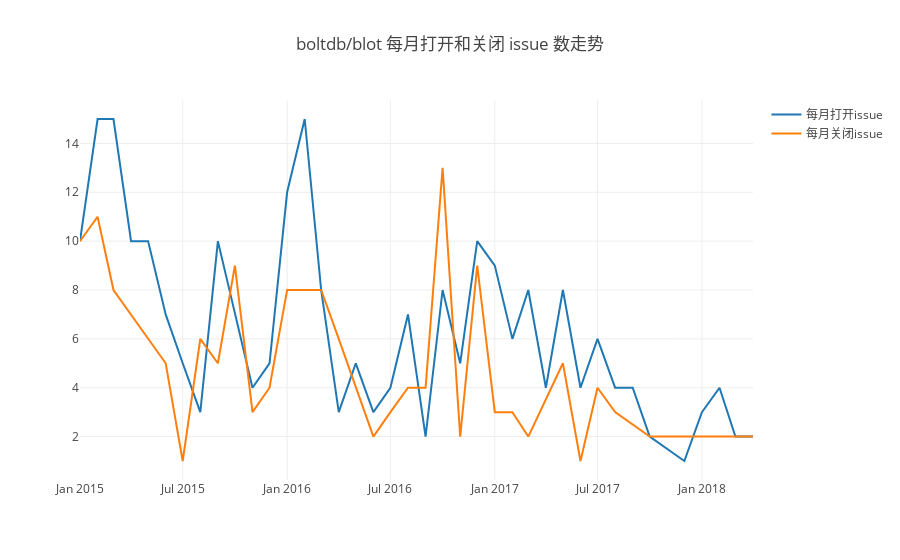

Notebook code for this chart:
### Code cell
console.log("任务2");
Promise.all(
    years.map(year => {
        return query(`
        select toYear(created_at)*100+toMonth(created_at) as yearmonth, action, count(1) as cnt
        from github_log.year${year}
        where repo_id=${repo_id} and type in ('IssuesEvent') and action in ('opened','closed')
        group by (yearmonth,action)
        order by yearmonth
        `);
    })
).then(data => {
    var x_opened = [], y_opened = [],x_closed = [], y_closed = [];
    data.map((row) => {
        for (var i = 0; i < row.length; i++) {
            year_month = Math.round(row[i].yearmonth/100) + '-' + (row[i].yearmonth%100);
            if (row[i].action == 'opened') {
                x_opened.push(year_month);
                y_opened.push(row[i].cnt);
            }
            if (row[i].action == 'closed') {
                x_closed.push(year_month);
                y_closed.push(row[i].cnt);
            }
        }
    });
     openDigger.render.plotly([{x:x_opened, y:y_opened, type: "scatter", name: "每月打开issue"}, 
                              {x:x_closed, y:y_closed, type: "scatter", name: "每月关闭issue"}], 
                             {title: 'boltdb/blot 每月打开和关闭 issue 数走势'});
    function Issue(issue_date,open,close){
        this.issue_date = issue_date;
        this.open = open;
        this.close = close;
    }
    var issue = [];
    for(var i = 0; i < x_opened.length; i++){
        var tmp = new Issue(x_opened[i],y_opened[i],y_closed[i]);
        issue.push(tmp);
    }
    console.table(issue);
});

### Figure 1 — Plotly figure (JSON) as saved in the notebook; plotly's stock layout.template omitted (floating-point values rounded to 4 significant figures)
{"data": [{"name": "每月打开issue", "type": "scatter", "x": ["2015-1", "2015-2", "2015-3", "2015-4", "2015-5", "2015-6", "2015-7", "2015-8", "2015-9", "2015-10", "2015-11", "2015-12", "2016-1", "2016-2", "2016-3", "2016-4", "2016-5", "2016-6", "2016-7", "2016-8", "2016-9", "2016-10", "2016-11", "2016-12", "2017-1", "2017-2", "2017-3", "2017-4", "2017-5", "2017-6", "2017-7", "2017-8", "2017-9", "2017-10", "2017-12", "2018-1", "2018-2", "2018-3", "2018-4"], "y": ["10", "15", "15", "10", "10", "7", "5", "3", "10", "7", "4", "5", "12", "15", "8", "3", "5", "3", "4", "7", "2", "8", "5", "10", "9", "6", "8", "4", "8", "4", "6", "4", "4", "2", "1", "3", "4", "2", "2"]}, {"name": "每月关闭issue", "type": "scatter", "x": ["2015-1", "2015-2", "2015-3", "2015-4", "2015-5", "2015-6", "2015-7", "2015-8", "2015-9", "2015-10", "2015-11", "2015-12", "2016-1", "2016-2", "2016-3", "2016-4", "2016-5", "2016-6", "2016-7", "2016-8", "2016-9", "2016-10", "2016-11", "2016-12", "2017-1", "2017-2", "2017-3", "2017-5", "2017-6", "2017-7", "2017-8", "2017-10", "2018-1", "2018-4"], "y": ["10", "11", "8", "7", "6", "5", "1", "6", "5", "9", "3", "4", "8", "8", "8", "6", "4", "2", "3", "4", "4", "13", "2", "9", "3", "3", "2", "5", "1", "4", "3", "2", "2", "2"]}], "layout": {"autosize": true, "title": {"text": "boltdb/blot 每月打开和关闭 issue 数走势"}, "xaxis": {"autorange": true, "range": ["2015-01-01", "2018-04-01"], "type": "date"}, "yaxis": {"autorange": true, "range": [0.2222, 15.78], "type": "linear"}}}
